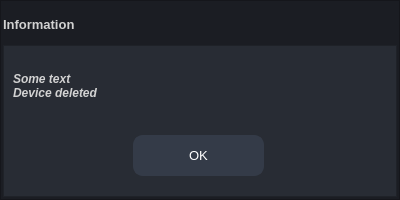
<?xml version="1.0" encoding="UTF-8"?>
<ui version="4.0">
 <class>InforamtionMessageBox</class>
 <widget class="QWidget" name="InforamtionMessageBox">
  <property name="geometry">
   <rect>
    <x>0</x>
    <y>0</y>
    <width>400</width>
    <height>200</height>
   </rect>
  </property>
  <property name="windowTitle">
   <string>Form</string>
  </property>
  <property name="styleSheet">
   <string notr="true">background: transparent;
color: rgb(210, 210, 210);</string>
  </property>
  <layout class="QVBoxLayout" name="verticalLayout">
   <property name="spacing">
    <number>0</number>
   </property>
   <property name="leftMargin">
    <number>0</number>
   </property>
   <property name="topMargin">
    <number>0</number>
   </property>
   <property name="rightMargin">
    <number>0</number>
   </property>
   <property name="bottomMargin">
    <number>0</number>
   </property>
   <item>
    <widget class="QFrame" name="frame_center">
     <property name="styleSheet">
      <string notr="true">background-color: rgb(27, 29, 35);
</string>
     </property>
     <property name="frameShape">
      <enum>QFrame::StyledPanel</enum>
     </property>
     <property name="frameShadow">
      <enum>QFrame::Raised</enum>
     </property>
     <layout class="QVBoxLayout" name="verticalLayout_2">
      <property name="spacing">
       <number>0</number>
      </property>
      <property name="leftMargin">
       <number>2</number>
      </property>
      <property name="topMargin">
       <number>2</number>
      </property>
      <property name="rightMargin">
       <number>2</number>
      </property>
      <property name="bottomMargin">
       <number>2</number>
      </property>
      <item>
       <widget class="QFrame" name="frame_title">
        <property name="maximumSize">
         <size>
          <width>400</width>
          <height>42</height>
         </size>
        </property>
        <property name="styleSheet">
         <string notr="true">background-color: rgb(27, 29, 35);</string>
        </property>
        <property name="frameShape">
         <enum>QFrame::NoFrame</enum>
        </property>
        <property name="frameShadow">
         <enum>QFrame::Raised</enum>
        </property>
        <property name="lineWidth">
         <number>0</number>
        </property>
        <layout class="QHBoxLayout" name="horizontalLayout_3">
         <property name="spacing">
          <number>0</number>
         </property>
         <property name="leftMargin">
          <number>0</number>
         </property>
         <property name="topMargin">
          <number>0</number>
         </property>
         <property name="rightMargin">
          <number>0</number>
         </property>
         <property name="bottomMargin">
          <number>0</number>
         </property>
         <item>
          <widget class="QLabel" name="label_title">
           <property name="palette">
            <palette>
             <active>
              <colorrole role="WindowText">
               <brush brushstyle="SolidPattern">
                <color alpha="255">
                 <red>210</red>
                 <green>210</green>
                 <blue>210</blue>
                </color>
               </brush>
              </colorrole>
              <colorrole role="Button">
               <brush brushstyle="SolidPattern">
                <color alpha="0">
                 <red>0</red>
                 <green>0</green>
                 <blue>0</blue>
                </color>
               </brush>
              </colorrole>
              <colorrole role="Text">
               <brush brushstyle="SolidPattern">
                <color alpha="255">
                 <red>210</red>
                 <green>210</green>
                 <blue>210</blue>
                </color>
               </brush>
              </colorrole>
              <colorrole role="ButtonText">
               <brush brushstyle="SolidPattern">
                <color alpha="255">
                 <red>210</red>
                 <green>210</green>
                 <blue>210</blue>
                </color>
               </brush>
              </colorrole>
              <colorrole role="Base">
               <brush brushstyle="SolidPattern">
                <color alpha="0">
                 <red>0</red>
                 <green>0</green>
                 <blue>0</blue>
                </color>
               </brush>
              </colorrole>
              <colorrole role="Window">
               <brush brushstyle="SolidPattern">
                <color alpha="0">
                 <red>0</red>
                 <green>0</green>
                 <blue>0</blue>
                </color>
               </brush>
              </colorrole>
             </active>
             <inactive>
              <colorrole role="WindowText">
               <brush brushstyle="SolidPattern">
                <color alpha="255">
                 <red>210</red>
                 <green>210</green>
                 <blue>210</blue>
                </color>
               </brush>
              </colorrole>
              <colorrole role="Button">
               <brush brushstyle="SolidPattern">
                <color alpha="0">
                 <red>0</red>
                 <green>0</green>
                 <blue>0</blue>
                </color>
               </brush>
              </colorrole>
              <colorrole role="Text">
               <brush brushstyle="SolidPattern">
                <color alpha="255">
                 <red>210</red>
                 <green>210</green>
                 <blue>210</blue>
                </color>
               </brush>
              </colorrole>
              <colorrole role="ButtonText">
               <brush brushstyle="SolidPattern">
                <color alpha="255">
                 <red>210</red>
                 <green>210</green>
                 <blue>210</blue>
                </color>
               </brush>
              </colorrole>
              <colorrole role="Base">
               <brush brushstyle="SolidPattern">
                <color alpha="0">
                 <red>0</red>
                 <green>0</green>
                 <blue>0</blue>
                </color>
               </brush>
              </colorrole>
              <colorrole role="Window">
               <brush brushstyle="SolidPattern">
                <color alpha="0">
                 <red>0</red>
                 <green>0</green>
                 <blue>0</blue>
                </color>
               </brush>
              </colorrole>
             </inactive>
             <disabled>
              <colorrole role="WindowText">
               <brush brushstyle="SolidPattern">
                <color alpha="255">
                 <red>210</red>
                 <green>210</green>
                 <blue>210</blue>
                </color>
               </brush>
              </colorrole>
              <colorrole role="Button">
               <brush brushstyle="SolidPattern">
                <color alpha="0">
                 <red>0</red>
                 <green>0</green>
                 <blue>0</blue>
                </color>
               </brush>
              </colorrole>
              <colorrole role="Text">
               <brush brushstyle="SolidPattern">
                <color alpha="255">
                 <red>210</red>
                 <green>210</green>
                 <blue>210</blue>
                </color>
               </brush>
              </colorrole>
              <colorrole role="ButtonText">
               <brush brushstyle="SolidPattern">
                <color alpha="255">
                 <red>210</red>
                 <green>210</green>
                 <blue>210</blue>
                </color>
               </brush>
              </colorrole>
              <colorrole role="Base">
               <brush brushstyle="SolidPattern">
                <color alpha="0">
                 <red>0</red>
                 <green>0</green>
                 <blue>0</blue>
                </color>
               </brush>
              </colorrole>
              <colorrole role="Window">
               <brush brushstyle="SolidPattern">
                <color alpha="0">
                 <red>0</red>
                 <green>0</green>
                 <blue>0</blue>
                </color>
               </brush>
              </colorrole>
             </disabled>
            </palette>
           </property>
           <property name="font">
            <font>
             <family>Segoe UI</family>
             <pointsize>10</pointsize>
             <weight>75</weight>
             <bold>true</bold>
            </font>
           </property>
           <property name="styleSheet">
            <string notr="true">background: transparent;</string>
           </property>
           <property name="text">
            <string>Information</string>
           </property>
          </widget>
         </item>
         <item>
          <widget class="QPushButton" name="button_close">
           <property name="sizePolicy">
            <sizepolicy hsizetype="Minimum" vsizetype="Expanding">
             <horstretch>0</horstretch>
             <verstretch>0</verstretch>
            </sizepolicy>
           </property>
           <property name="minimumSize">
            <size>
             <width>40</width>
             <height>0</height>
            </size>
           </property>
           <property name="maximumSize">
            <size>
             <width>40</width>
             <height>16777215</height>
            </size>
           </property>
           <property name="toolTip">
            <string>Close</string>
           </property>
           <property name="styleSheet">
            <string notr="true">QPushButton {	
	border: none;
	background-color: transparent;
}
QPushButton:hover {
	background-color: rgb(52, 59, 72);
}
QPushButton:pressed {	
	background-color: rgb(85, 170, 255);
}</string>
           </property>
           <property name="text">
            <string/>
           </property>
           <property name="icon">
            <iconset resource="../files.qrc">
             <normaloff>:/20x20/data/resources/icons/20x20/cil-x.png</normaloff>:/20x20/data/resources/icons/20x20/cil-x.png</iconset>
           </property>
          </widget>
         </item>
        </layout>
       </widget>
      </item>
      <item>
       <widget class="QFrame" name="frame_contains">
        <property name="styleSheet">
         <string notr="true">background-color: rgb(40, 44, 52);</string>
        </property>
        <property name="frameShape">
         <enum>QFrame::StyledPanel</enum>
        </property>
        <property name="frameShadow">
         <enum>QFrame::Raised</enum>
        </property>
        <widget class="QPushButton" name="button_ok">
         <property name="geometry">
          <rect>
           <x>130</x>
           <y>90</y>
           <width>131</width>
           <height>41</height>
          </rect>
         </property>
         <property name="font">
          <font>
           <family>Segoe UI</family>
           <pointsize>10</pointsize>
          </font>
         </property>
         <property name="styleSheet">
          <string notr="true">QPushButton {
	border: 2px solid rgb(52, 59, 72);
	border-radius: 10px;	
	background-color: rgb(52, 59, 72);
	color: rgb(255, 255, 255);
}
QPushButton:hover {
	background-color: rgb(57, 65, 80);
	color: rgb(227, 227, 227);
	border: 2px solid rgb(61, 70, 86);
}
QPushButton:pressed {	
	background-color: rgb(35, 40, 49);
	color: rgb(255, 255, 255);
	border: 2px solid rgb(43, 50, 61);
}</string>
         </property>
         <property name="text">
          <string>OK</string>
         </property>
        </widget>
        <widget class="QLabel" name="label_info">
         <property name="geometry">
          <rect>
           <x>10</x>
           <y>0</y>
           <width>371</width>
           <height>81</height>
          </rect>
         </property>
         <property name="palette">
          <palette>
           <active>
            <colorrole role="WindowText">
             <brush brushstyle="SolidPattern">
              <color alpha="255">
               <red>210</red>
               <green>210</green>
               <blue>210</blue>
              </color>
             </brush>
            </colorrole>
            <colorrole role="Button">
             <brush brushstyle="SolidPattern">
              <color alpha="0">
               <red>0</red>
               <green>0</green>
               <blue>0</blue>
              </color>
             </brush>
            </colorrole>
            <colorrole role="Text">
             <brush brushstyle="SolidPattern">
              <color alpha="255">
               <red>210</red>
               <green>210</green>
               <blue>210</blue>
              </color>
             </brush>
            </colorrole>
            <colorrole role="ButtonText">
             <brush brushstyle="SolidPattern">
              <color alpha="255">
               <red>210</red>
               <green>210</green>
               <blue>210</blue>
              </color>
             </brush>
            </colorrole>
            <colorrole role="Base">
             <brush brushstyle="SolidPattern">
              <color alpha="0">
               <red>0</red>
               <green>0</green>
               <blue>0</blue>
              </color>
             </brush>
            </colorrole>
            <colorrole role="Window">
             <brush brushstyle="SolidPattern">
              <color alpha="0">
               <red>0</red>
               <green>0</green>
               <blue>0</blue>
              </color>
             </brush>
            </colorrole>
           </active>
           <inactive>
            <colorrole role="WindowText">
             <brush brushstyle="SolidPattern">
              <color alpha="255">
               <red>210</red>
               <green>210</green>
               <blue>210</blue>
              </color>
             </brush>
            </colorrole>
            <colorrole role="Button">
             <brush brushstyle="SolidPattern">
              <color alpha="0">
               <red>0</red>
               <green>0</green>
               <blue>0</blue>
              </color>
             </brush>
            </colorrole>
            <colorrole role="Text">
             <brush brushstyle="SolidPattern">
              <color alpha="255">
               <red>210</red>
               <green>210</green>
               <blue>210</blue>
              </color>
             </brush>
            </colorrole>
            <colorrole role="ButtonText">
             <brush brushstyle="SolidPattern">
              <color alpha="255">
               <red>210</red>
               <green>210</green>
               <blue>210</blue>
              </color>
             </brush>
            </colorrole>
            <colorrole role="Base">
             <brush brushstyle="SolidPattern">
              <color alpha="0">
               <red>0</red>
               <green>0</green>
               <blue>0</blue>
              </color>
             </brush>
            </colorrole>
            <colorrole role="Window">
             <brush brushstyle="SolidPattern">
              <color alpha="0">
               <red>0</red>
               <green>0</green>
               <blue>0</blue>
              </color>
             </brush>
            </colorrole>
           </inactive>
           <disabled>
            <colorrole role="WindowText">
             <brush brushstyle="SolidPattern">
              <color alpha="255">
               <red>210</red>
               <green>210</green>
               <blue>210</blue>
              </color>
             </brush>
            </colorrole>
            <colorrole role="Button">
             <brush brushstyle="SolidPattern">
              <color alpha="0">
               <red>0</red>
               <green>0</green>
               <blue>0</blue>
              </color>
             </brush>
            </colorrole>
            <colorrole role="Text">
             <brush brushstyle="SolidPattern">
              <color alpha="255">
               <red>210</red>
               <green>210</green>
               <blue>210</blue>
              </color>
             </brush>
            </colorrole>
            <colorrole role="ButtonText">
             <brush brushstyle="SolidPattern">
              <color alpha="255">
               <red>210</red>
               <green>210</green>
               <blue>210</blue>
              </color>
             </brush>
            </colorrole>
            <colorrole role="Base">
             <brush brushstyle="SolidPattern">
              <color alpha="0">
               <red>0</red>
               <green>0</green>
               <blue>0</blue>
              </color>
             </brush>
            </colorrole>
            <colorrole role="Window">
             <brush brushstyle="SolidPattern">
              <color alpha="0">
               <red>0</red>
               <green>0</green>
               <blue>0</blue>
              </color>
             </brush>
            </colorrole>
           </disabled>
          </palette>
         </property>
         <property name="font">
          <font>
           <family>Segoe UI</family>
           <pointsize>9</pointsize>
           <weight>75</weight>
           <italic>true</italic>
           <bold>true</bold>
          </font>
         </property>
         <property name="styleSheet">
          <string notr="true">background: transparent;</string>
         </property>
         <property name="text">
          <string>Some text
Device deleted</string>
         </property>
         <property name="alignment">
          <set>Qt::AlignJustify|Qt::AlignVCenter</set>
         </property>
        </widget>
       </widget>
      </item>
     </layout>
    </widget>
   </item>
  </layout>
 </widget>
 <resources>
  <include location="../files.qrc"/>
 </resources>
 <connections/>
</ui>
